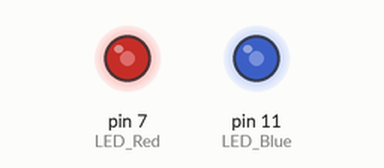
This sketch was run on a simulated Arduino Uno, built with avr-gcc and run on an emulated ATmega328P. On the bench: output pins drawn as LEDs (lit = HIGH).

Above: at 0.1 s.
Timing chart, 0 to 1.6 s (numbered marks = the images above):
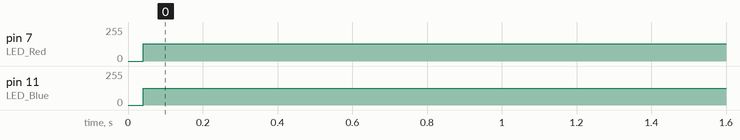

Measured:
- by itself, pin 7 (LED_Red): 0/255 → 128/255 at 0.04 s
- by itself, pin 11 (LED_Blue): 0/255 → 126/255 at 0.04 s

The sketch:

police-lights-strobe.ino
```cpp
// English for which LED to Strobe
#define RED 0x0
#define BLUE 0x1

// Variable to track which LED is on
byte whichLED = RED;

// Where are the LEDs connected?
const int LED_Red = 7;
const int LED_Blue = 11;

// State variables for the LEDs
byte Red_State = LOW;
byte Blue_State = LOW;

// Some delay values to change flashing behavior
unsigned long switchDelay = 250;
unsigned long strobeDelay = 50;

// Seed the initial wait for the strobe effect
unsigned long strobeWait = strobeDelay;

// Variable to see when we should swtich LEDs
unsigned long waitUntilSwitch = switchDelay;  // seed initial wait

void setup() {
   pinMode(LED_Red, OUTPUT);
   pinMode(LED_Blue, OUTPUT);
}

void loop() {
    digitalWrite(LED_Red, Red_State);     // each iteration of loop() will set the IO pins,
    digitalWrite(LED_Blue, Blue_State);    // even if they don't change, that's okay

    // Toggle back and forth between the two LEDs
    if ((millis() - waitUntilSwitch) >= 0) {
        // time is up!
        Red_State = LOW;
        Blue_State = LOW;
        whichLED = !whichLED;  // toggle LED to strobe
        waitUntilSwitch += switchDelay;
    }

    // Create the stobing effect
    if ((millis() - strobeWait) >= 0) {
        if (whichLED == RED)
            Red_State = !Red_State;
        if (whichLED == BLUE)
            Blue_State = !Blue_State;
        strobeWait += strobeDelay;
    }
}

// millis() Police Lights Example
// Create a police-light like strobe effect with 2 LEDs
// More Info: https://baldengineer.com/arduino-example-police-lights-with-millis.html
// Created by James Lewis (@baldengineer)
```
